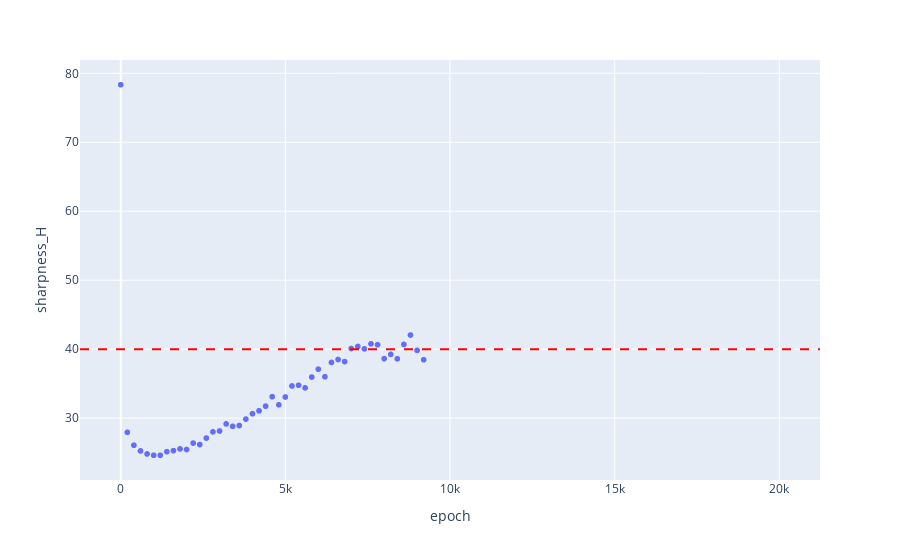

The notebook cell this image was saved under:
### Code cell
import plotly.express as px

fig = px.scatter(out, x='epoch', y='sharpness_H')
fig.add_hline(y=2/learning_rate, line_dash="dash", line_color="red")
fig.show()

### Figure 1 — Plotly figure (JSON) as saved in the notebook; plotly's stock layout.template omitted (floating-point values rounded to 4 significant figures; data arrays with more than 128 entries replaced by an {"elided": "..."} marker saying what was removed)
{"data": [{"hovertemplate": "epoch=%{x}<br>sharpness_H=%{y}<extra></extra>", "legendgroup": "", "marker": {"color": "#636efa", "symbol": "circle"}, "mode": "markers", "name": "", "showlegend": false, "x": {"elided": "20000 int values"}, "xaxis": "x", "y": {"elided": "20000 float values"}, "yaxis": "y", "type": "scattergl"}], "layout": {"xaxis": {"anchor": "y", "domain": [0.0, 1.0], "title": {"text": "epoch"}}, "yaxis": {"anchor": "x", "domain": [0.0, 1.0], "title": {"text": "sharpness_H"}}, "legend": {"tracegroupgap": 0}, "margin": {"t": 60}, "shapes": [{"line": {"color": "red", "dash": "dash"}, "type": "line", "x0": 0, "x1": 1, "xref": "x domain", "y0": 40.0, "y1": 40.0, "yref": "y"}]}}
